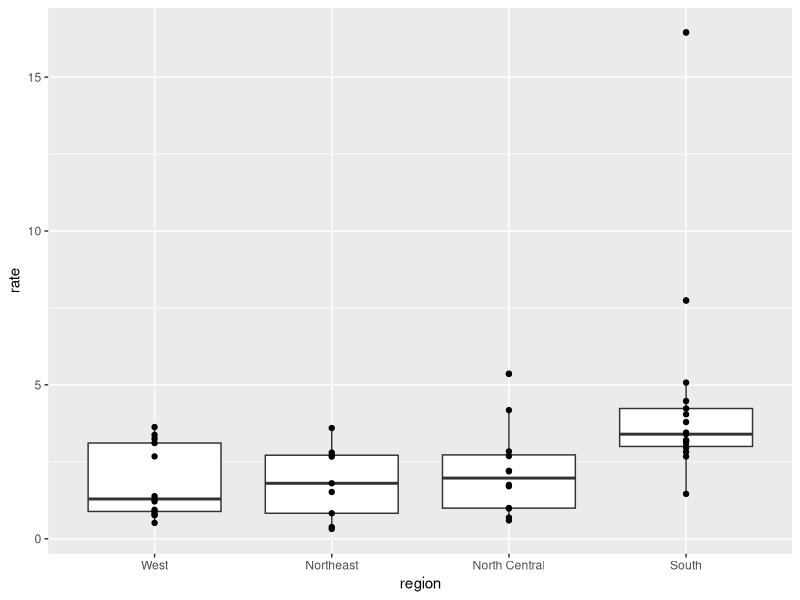

Source code (R):
#making box plot
library(dplyr)
library(ggplot2)
library(dslabs)
data("murders")

#Make a box plot of the murder rates by region.
#Order the regions by their median murder rate.
#Show all of the points on the box plot.

murders %>% mutate(rate = total/population*100000) %>%
  mutate(region=reorder(region,rate,FUN=median)) %>%
  ggplot(aes(region,rate)) +
  geom_boxplot() +
  geom_point()
